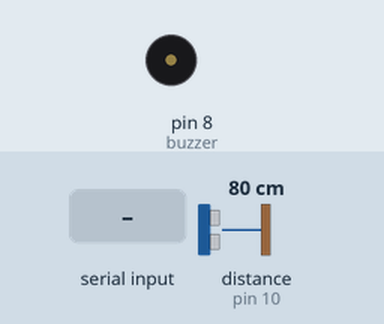
Simulated run of this sketch. Board: Arduino Uno, built with avr-gcc and run on an emulated ATmega328P. Parts: buzzer (waves = sounding, pin HIGH). Wiring (inferred from the names in the program): ultrasonic range finder: trigger pin 9; echo pin 10. The inputs (shaded band) are chosen by the test bench; at power-on: distance to the obstacle (sensor on pin 10) 80 cm. The echo pulse lasts 58.3 µs per cm; pins used as bus, display or sensor lines are not drawn; what the sketch prints to the serial monitor is not drawn.

Above: at 1.2 s.
1.3 s: "1" received over Serial
At 1.6 s:
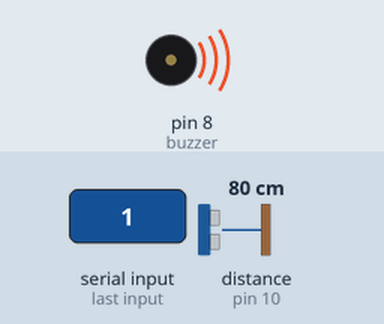
2.8 s: "0" received over Serial
At 4.2 s:
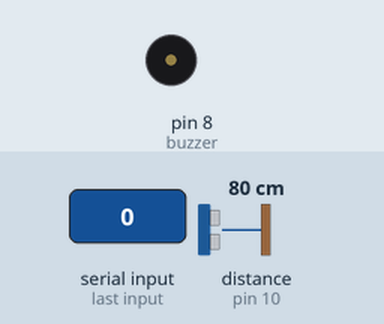
Timing chart, 0 to 5.8 s (numbered marks = the images above; inputs shaded):
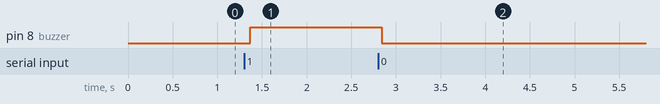

The sketch:

buzzer.ino
```cpp
const int trigPin = 9;
const int echoPin = 10;
const int buzzer = 8;

long duration;
int distance;

void setup() {
  Serial.begin(9600);
  pinMode(trigPin, OUTPUT);
  pinMode(echoPin, INPUT);
  pinMode(buzzer, OUTPUT);
}

void loop() {
  // 🔊 Handle buzzer command from Python
  if (Serial.available() > 0) {
    char data = Serial.read();

    if (data == '1') {
      digitalWrite(buzzer, HIGH);
    }
    else if (data == '0') {
      digitalWrite(buzzer, LOW);
    }
  }

  // 📏 Ultrasonic measurement
  digitalWrite(trigPin, LOW);
  delayMicroseconds(2);

  digitalWrite(trigPin, HIGH);
  delayMicroseconds(10);
  digitalWrite(trigPin, LOW);

  duration = pulseIn(echoPin, HIGH);
  distance = duration * 0.034 / 2;

  // 📡 Send distance to Python
  Serial.println(distance);

  delay(100);
}
```

Measured:
- after the input at 1.3 s, pin 8 (buzzer): LOW → HIGH after 0.07 s
- after the input at 2.8 s, pin 8 (buzzer): HIGH → LOW at once
